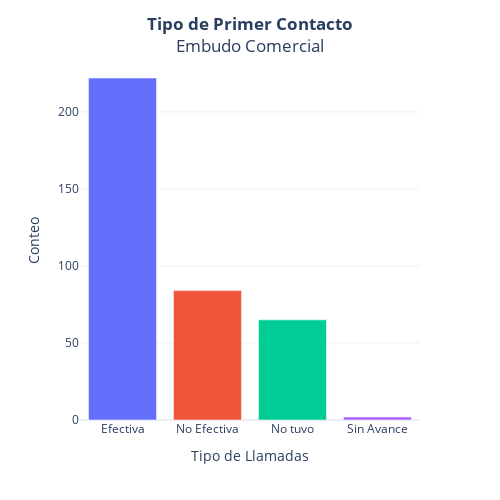

This figure's notebook cell:
### Code cell
# Agrupamos datos categóricos 'Tipo Primer Contacto'
variable = 'Tipo Primer Contacto'
df_cat = df.groupby(variable)['org_id.value'].agg(Conteo='count').reset_index()

# Crear gráfico de barras con Plotly
fig = px.bar(
    df_cat,
    x=variable,
    y='Conteo', 
    color=variable,
    template='plotly_white'
)

fig.update_layout(
    title='<b>Tipo de Primer Contacto</b><br>Embudo Comercial',
    width=500,
    height=500,
    xaxis_title='Tipo de Llamadas', 
    yaxis_title='Conteo', 
    title_x = 0.5,
    showlegend=False,
    #xaxis_tickangle=-45
)

fig.show()

### Figure 1 — Plotly figure (JSON) as saved in the notebook; plotly's stock layout.template omitted (floating-point values rounded to 4 significant figures)
{"data": [{"alignmentgroup": "True", "hovertemplate": "Tipo Primer Contacto=%{x}<br>Conteo=%{y}<extra></extra>", "legendgroup": "Efectiva", "marker": {"color": "#636efa", "pattern": {"shape": ""}}, "name": "Efectiva", "offsetgroup": "Efectiva", "orientation": "v", "showlegend": true, "textposition": "auto", "type": "bar", "x": ["Efectiva"], "xaxis": "x", "y": [222], "yaxis": "y"}, {"alignmentgroup": "True", "hovertemplate": "Tipo Primer Contacto=%{x}<br>Conteo=%{y}<extra></extra>", "legendgroup": "No Efectiva", "marker": {"color": "#EF553B", "pattern": {"shape": ""}}, "name": "No Efectiva", "offsetgroup": "No Efectiva", "orientation": "v", "showlegend": true, "textposition": "auto", "type": "bar", "x": ["No Efectiva"], "xaxis": "x", "y": [84], "yaxis": "y"}, {"alignmentgroup": "True", "hovertemplate": "Tipo Primer Contacto=%{x}<br>Conteo=%{y}<extra></extra>", "legendgroup": "No tuvo", "marker": {"color": "#00cc96", "pattern": {"shape": ""}}, "name": "No tuvo", "offsetgroup": "No tuvo", "orientation": "v", "showlegend": true, "textposition": "auto", "type": "bar", "x": ["No tuvo"], "xaxis": "x", "y": [65], "yaxis": "y"}, {"alignmentgroup": "True", "hovertemplate": "Tipo Primer Contacto=%{x}<br>Conteo=%{y}<extra></extra>", "legendgroup": "Sin Avance", "marker": {"color": "#ab63fa", "pattern": {"shape": ""}}, "name": "Sin Avance", "offsetgroup": "Sin Avance", "orientation": "v", "showlegend": true, "textposition": "auto", "type": "bar", "x": ["Sin Avance"], "xaxis": "x", "y": [2], "yaxis": "y"}], "layout": {"barmode": "relative", "height": 500, "legend": {"title": {"text": "Tipo Primer Contacto"}, "tracegroupgap": 0}, "margin": {"t": 60}, "showlegend": false, "title": {"text": "<b>Tipo de Primer Contacto</b><br>Embudo Comercial", "x": 0.5}, "width": 500, "xaxis": {"anchor": "y", "categoryarray": ["Efectiva", "No Efectiva", "No tuvo", "Sin Avance"], "categoryorder": "array", "domain": [0, 1], "title": {"text": "Tipo de Llamadas"}}, "yaxis": {"anchor": "x", "domain": [0, 1], "title": {"text": "Conteo"}}}}
